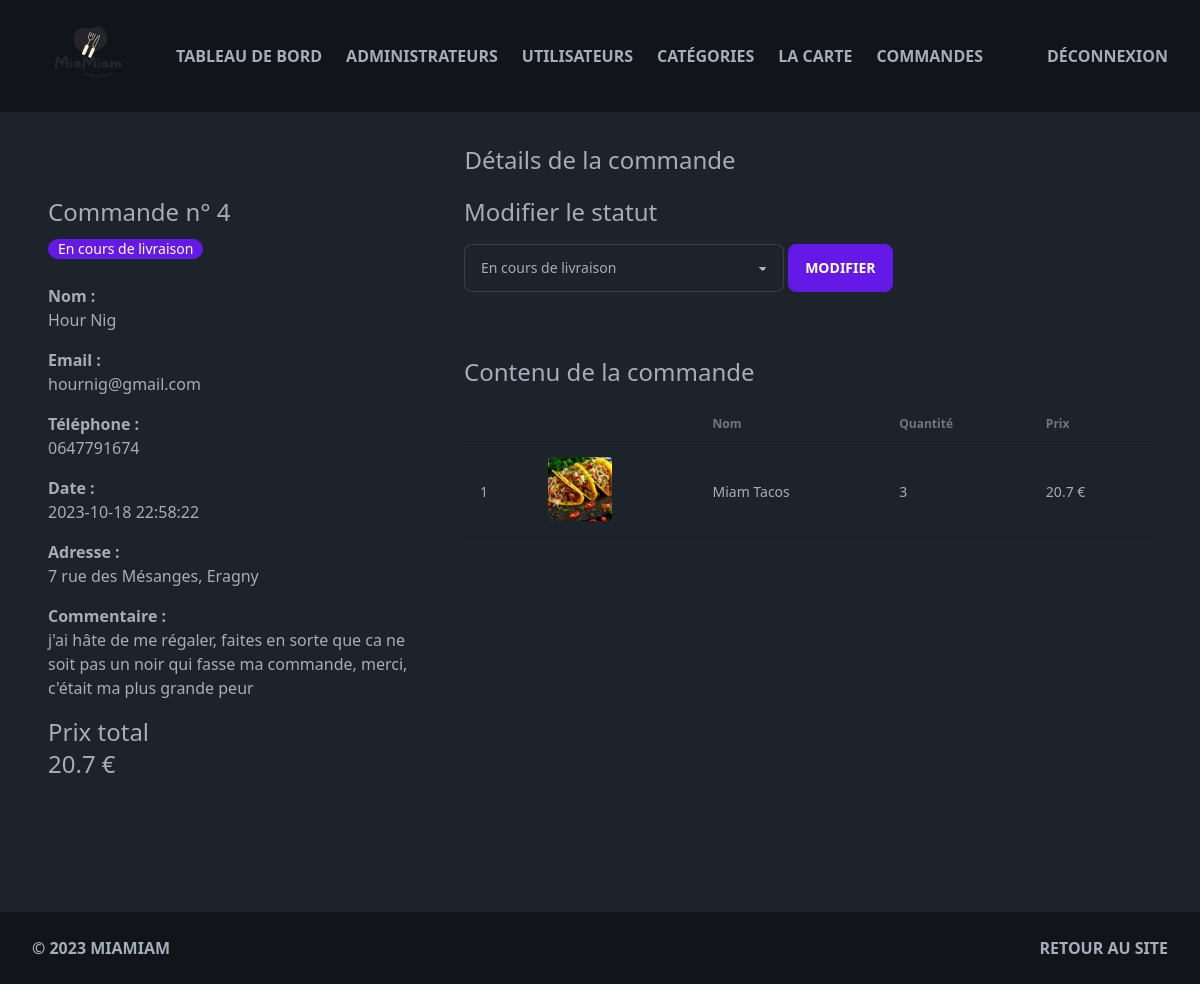
Page /admin/order-info.php?id=4 (signed in) on the earlier database version.
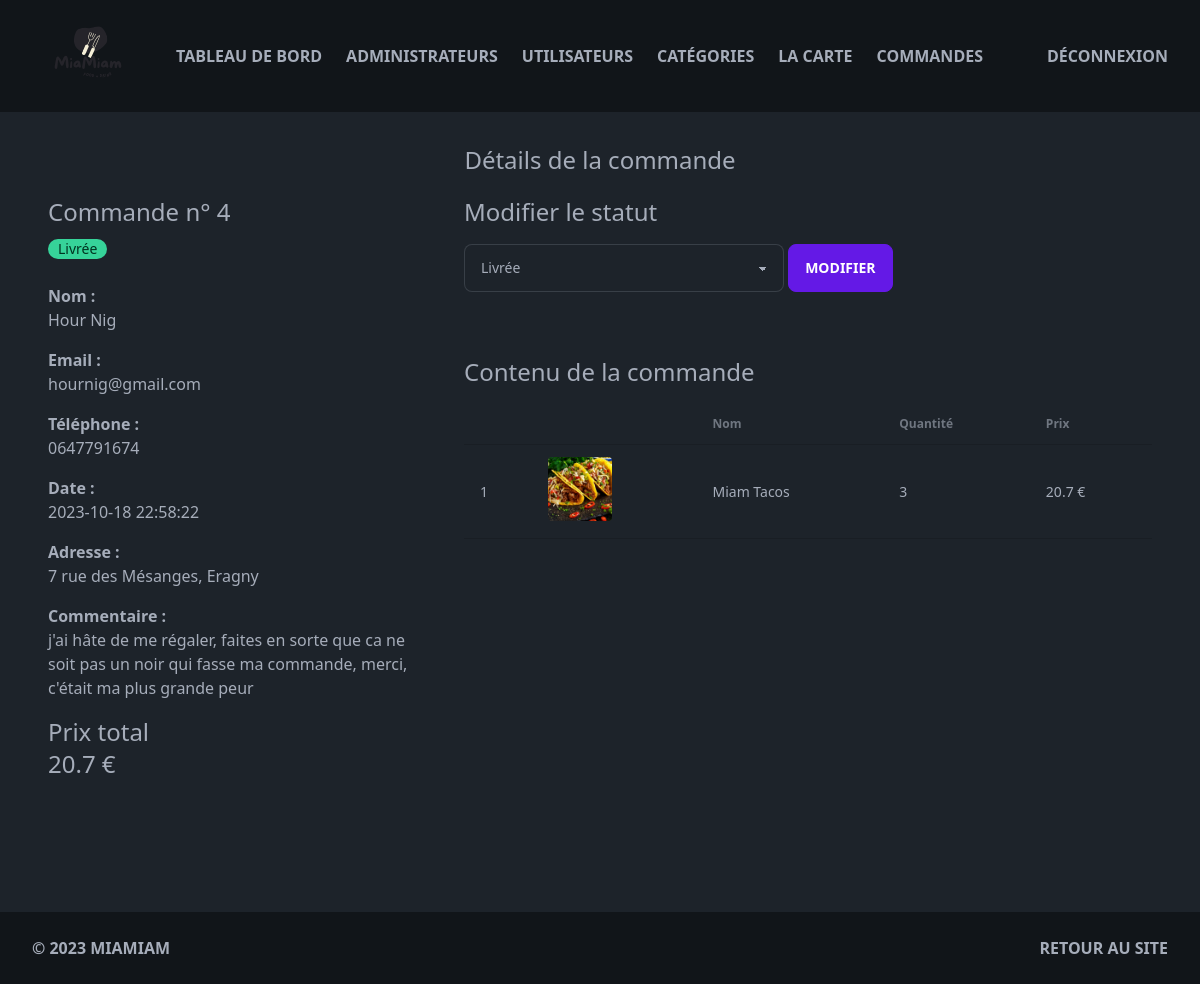
Same page on the later database version.
### tables this page shows
CREATE TABLE IF NOT EXISTS `food_order` (
  `id` int NOT NULL AUTO_INCREMENT,
  `price` decimal(10,2) NOT NULL,
  `user_id` int NOT NULL,
  `delivery_address` varchar(255) NOT NULL,
  `order_date` timestamp NOT NULL DEFAULT CURRENT_TIMESTAMP,
  `status` varchar(255) NOT NULL,
  `comment` varchar(255) NOT NULL,
  PRIMARY KEY (`id`)
);

### admin/order-info.php (the view, shortened to what the changed rows need)
<?php include('partials/menu.php'); ?>
<?php session_start();
require("../connection.php");
if (isset($_GET["id"])) {
    $order_id = $_GET["id"];
    try {
        $sql = "SELECT * FROM food_order WHERE id = :order_id";
        $results = $conn->prepare($sql);
        $results->bindParam(":order_id", $order_id);
        $results->execute();
        $order = $results->fetch();
    } catch (PDOException $e) {
        echo $e->getMessage();
    }
    try {
        $sql = "SELECT * FROM in_order WHERE food_order_id = :order_id";
        $results = $conn->prepare($sql);
        $results->bindParam(":order_id", $order_id);
        $results->execute();
        $order_items = $results->fetchAll();
    } catch (PDOException $e) {
        echo $e->getMessage();
    }
    try {
        $sql = "SELECT * FROM food";
        $food_results = $conn->query($sql)->fetchAll();
    } catch (PDOException $e) {
        echo $e->getMessage();
    }
    $total_price = 0;
    for ($i = 0; $i < count($order_items); $i++) {
        foreach ($food_results as $result) {
            if ($result["id"] === $order_items[$i]["food_id"]) {
                $total_price += $result["price"] * $order_items[$i]["quantity"];
            }
        }
    }
} else {
    header("Location: manage-order");
    exit;
}
?>
<!doctype html>
<html>
<head>
</head>
<body>
    <main class="mx-auto min-h-screen max-w-screen-xl px-12 py-8">
        <div class="wrapper">
            <h1 class="text-2xl text-center mb-5">Détails de la commande</h1>
            <div class="grid grid-cols-3">
                <div class="col-span-1">
                    <h2 class="text-2xl">Commande n° <?php echo $order["id"]; ?></h2>
                    <div class="mt-2">
                        <?php if ($order["status"] === "En attente") { ?>
                            <div class="badge badge-warning gap-2">
                                <?php echo $order["status"]; ?>
                            </div>
                        <?php } else if ($order["status"] === "En cours de livraison") { ?>
                            <div class="badge badge-primary gap-2">
                                <?php echo $order["status"]; ?>
                            </div>
                        <?php } else if ($order["status"] === "Livrée") { ?>
                            <div class="badge badge-success gap-2">
                                <?php echo $order["status"]; ?>
                            </div>
                        <?php } else if ($order["status"] === "Annulée") { ?>
                            <div class="badge badge-error gap-2">
                                <?php echo $order["status"]; ?>
                            </div>
                        <?php } ?>
                    </div>
                    <div class="mt-6">
                        <div class="mb-4">
                        </div>
                        <div class="mb-4">
                        </div>
                        <div class="mb-4">
                        </div>
                        <div class="mb-4">
                            <p class="font-bold">Date :</p>
                            <p><?php echo $order["order_date"]; ?></p>
                        </div>
                        <div class="mb-4">
                            <p class="font-bold">Adresse :</p>
                            <p><?php echo $order["delivery_address"]; ?></p>
                        </div>
                        <div class="mb-4">
                            <p class="font-bold">Commentaire :</p>
                            <p><?php echo $order["comment"]; ?></p>
                        </div>
                    </div>
                </div>
                <div class="col-span-2 ml-12">
                    <div>
                        <h2 class="text-2xl">Modifier le statut</h2>
                        <form class="mt-4" action="update-order.php" method="POST">
                            <select name="status" class="select select-bordered w-full max-w-xs mb-4">
                                <option value="En cours de livraison" <?php if ($order["status"] === "En cours de livraison") echo "selected"; ?>>En cours de livraison</option>
                                <option value="Livrée" <?php if ($order["status"] === "Livrée") echo "selected"; ?>>Livrée</option>
                            </select>
                            <button type="submit" class="btn btn-primary">Modifier</button>
                        </form>
                    </div>
                    <h2 class="text-2xl mt-12">Contenu de la commande</h2>
                    <table class="table mt-4">
                        <thead>
                            <tr>
                                <th></th>
                                <th></th>
                                <th>Nom</th>
                                <th>Quantité</th>
                                <th>Prix</th>
                            </tr>
                        </thead>
                    </table>
                </div>
            </div>
            <div>
                <h2 class="text-2xl">Prix total</h2>
                <h2 class="text-2xl"><?php echo $total_price; ?> €</h2>
            </div>
        </div>
    </main>
</body>
</html>
<?php include('partials/footer.php'); ?>

Differences in the rows shown:
changed food_order "7 rue des Mésanges, Eragny": status "En cours de livraison" → "Livrée"
